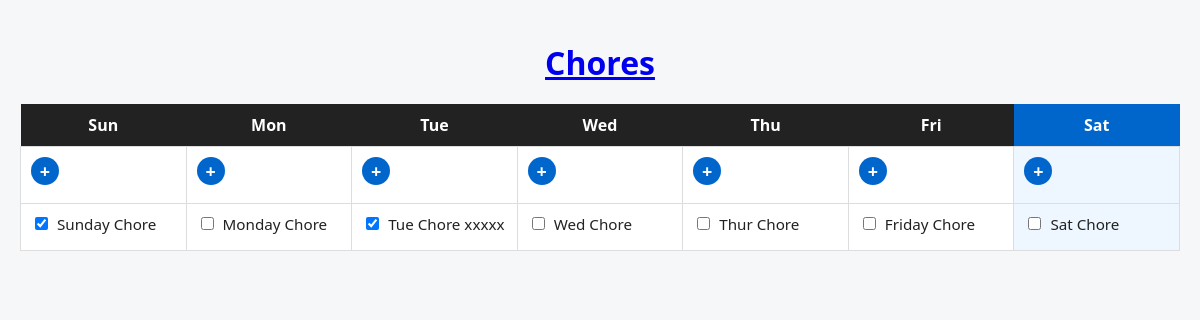
The page / on the database its author committed.
### app/models.py (models this page shows, shortened)
class Chore(db.Model):
    id = db.Column(db.Integer, primary_key=True)
    title = db.Column(db.String(200), nullable=False)
    day = db.Column(db.String(200), nullable=False)
    done = db.Column(db.Boolean, default=False, nullable=False)
    created_at = db.Column(db.DateTime, default=datetime.utcnow, nullable=False)
    notes = db.Column(db.String(1024))
    history = db.Column(db.String(10240))

### app/routes.py (the view)
@main.route("/")
def home():
    chores = Chore.query.all()
    chores_by_day = defaultdict(list)
    for chore in chores:
        chores_by_day[chore.day].append(chore)
    days_by_py_index = ["Mon","Tue","Wed","Thu","Fri","Sat","Sun"]
    today = days_by_py_index[datetime.now().weekday()]
    return render_template(
        "home.html",
        chores_by_day=chores_by_day,
        days=DAYS,
        today=today
    )

### app/templates/home.html (shortened to what this page needs)
{% extends "base.html" %}
{% block content %}
<table>
  <tr>
    {% for d in days %}
      <th class="{% if d == today %}today{% endif %}">{{ d }}</th>
    {% endfor %}
  </tr>
  <tr>
  {% for day in days %}
    <td class="{% if day == today %}today-col{% endif %}" id="{{ day|lower }}-chores-list">
     <a href="{{ url_for('main.add_chore', day=day) }}"
      class="add-chore"
      aria-label="Add chore">
      +
      </a>
    </td>
  {% endfor %}
</tr>
  <tr>
    {% for day in days %}
      <td class="{% if day == today %}today-col{% endif %}">
        {% if chores_by_day.get(day) %}
          <ul>
            {% for chore in chores_by_day[day] %}
              <li>
                <form method="post"
                      action="{{ url_for('main.toggle_chore', chore_id=chore.id) }}"
                      style="display:inline;">
                  <input type="checkbox"
                         name="done"
                         {% if chore.done %}checked{% endif %}
                         onchange="this.form.submit()">
                </form>
                <a href="{{ url_for('main.edit_chore', chore_id=chore.id) }}">
                  {{ chore.title }}
                </a>
              </li>
            {% endfor %}
          </ul>
        {% endif %}
      </td>
    {% endfor %}
  </tr>
</table>
{% endblock %}

### app/templates/base.html (shortened to what this page needs)
<!doctype html>
<html>
  <head>
    <link rel="stylesheet"
          href="{{ url_for('static', filename='css/style.css') }}">
  </head>
  <body>
    <header>
      <h1>
        <a href="{{ url_for('main.home') }}">Chores</a>
      </h1>
    </header>
    <main>
      {% block content %}{% endblock %}
    </main>
  </body>
</html>

### app/static/css/style.css (style rules this page uses)
* { box-sizing: border-box; }
body { font-family: system-ui, -apple-system, BlinkMacSystemFont, "Segoe UI", Roboto, Oxygen, Ubuntu, Cantarell, "Helvetica Neue", Arial, sans-serif; background: #f6f7f9; color: #222; margin: 0; padding: 20px; }
h1 { text-align: center; margin-bottom: 20px; }
table { width: 100%; border-collapse: collapse; table-layout: fixed; }
th { background: #222; color: #fff; padding: 10px 0; text-align: center; font-weight: 600; }
td { vertical-align: top; padding: 10px; border: 1px solid #ddd; background: #fff; }
td > a { display: inline-block; margin-bottom: 8px; font-size: 0.9em; color: #0066cc; text-decoration: none; }
ul { list-style: none; padding: 0; margin: 0; }
li { display: flex; align-items: center; gap: 6px; margin-bottom: 6px; font-size: 0.95em; }
li form { margin: 0; }
li a { color: #222; text-decoration: none; }
.add-chore { font-size: 0.85em; color: #0066cc; text-decoration: none; }
th.today { background: #0066cc; color: #fff; }
td.today-col { background: #eef6ff; }
.add-chore { display: inline-flex; align-items: center; justify-content: center; width: 28px; height: 28px; border-radius: 50%; background: #0066cc; color: #fff; font-size: 18px; font-weight: 600; text-decoration: none; transition: background 0.15s ease, transform 0.1s ease; }

### rows shown on the page
Chore: done "☑", title "Sunday Chore"
Chore: title "Monday Chore"
Chore: done "☑", title "Tue Chore xxxxx"
Chore: title "Wed Chore"
Chore: title "Thur Chore"
Chore: title "Friday Chore"
Chore: title "Sat Chore"

### other values the page prints
{{ d }} "Sun" "Mon" "Tue" "Wed" "Thu" "Fri" "Sat"
